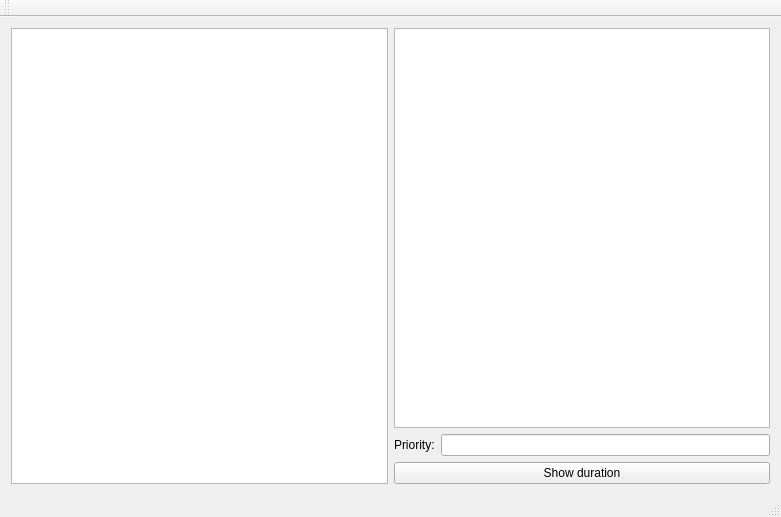
<?xml version="1.0" encoding="UTF-8"?>
<ui version="4.0">
 <class>Task_managerClass</class>
 <widget class="QMainWindow" name="Task_managerClass">
  <property name="geometry">
   <rect>
    <x>0</x>
    <y>0</y>
    <width>781</width>
    <height>517</height>
   </rect>
  </property>
  <property name="windowTitle">
   <string>Task_manager</string>
  </property>
  <widget class="QWidget" name="centralWidget">
   <layout class="QHBoxLayout" name="horizontalLayout_3">
    <item>
     <widget class="QListWidget" name="repo_list"/>
    </item>
    <item>
     <layout class="QVBoxLayout" name="verticalLayout_2">
      <item>
       <widget class="QListWidget" name="total_duration_list"/>
      </item>
      <item>
       <layout class="QHBoxLayout" name="horizontalLayout_2">
        <item>
         <widget class="QLabel" name="label_priority">
          <property name="text">
           <string>Priority:</string>
          </property>
         </widget>
        </item>
        <item>
         <widget class="QLineEdit" name="priority_lineEdit"/>
        </item>
       </layout>
      </item>
      <item>
       <widget class="QPushButton" name="duration_button">
        <property name="text">
         <string>Show duration</string>
        </property>
       </widget>
      </item>
     </layout>
    </item>
   </layout>
  </widget>
  <widget class="QMenuBar" name="menuBar">
   <property name="geometry">
    <rect>
     <x>0</x>
     <y>0</y>
     <width>781</width>
     <height>26</height>
    </rect>
   </property>
  </widget>
  <widget class="QToolBar" name="mainToolBar">
   <attribute name="toolBarArea">
    <enum>TopToolBarArea</enum>
   </attribute>
   <attribute name="toolBarBreak">
    <bool>false</bool>
   </attribute>
  </widget>
  <widget class="QStatusBar" name="statusBar"/>
 </widget>
 <layoutdefault spacing="6" margin="11"/>
 <resources>
  <include location="Task_manager.qrc"/>
 </resources>
 <connections/>
</ui>
